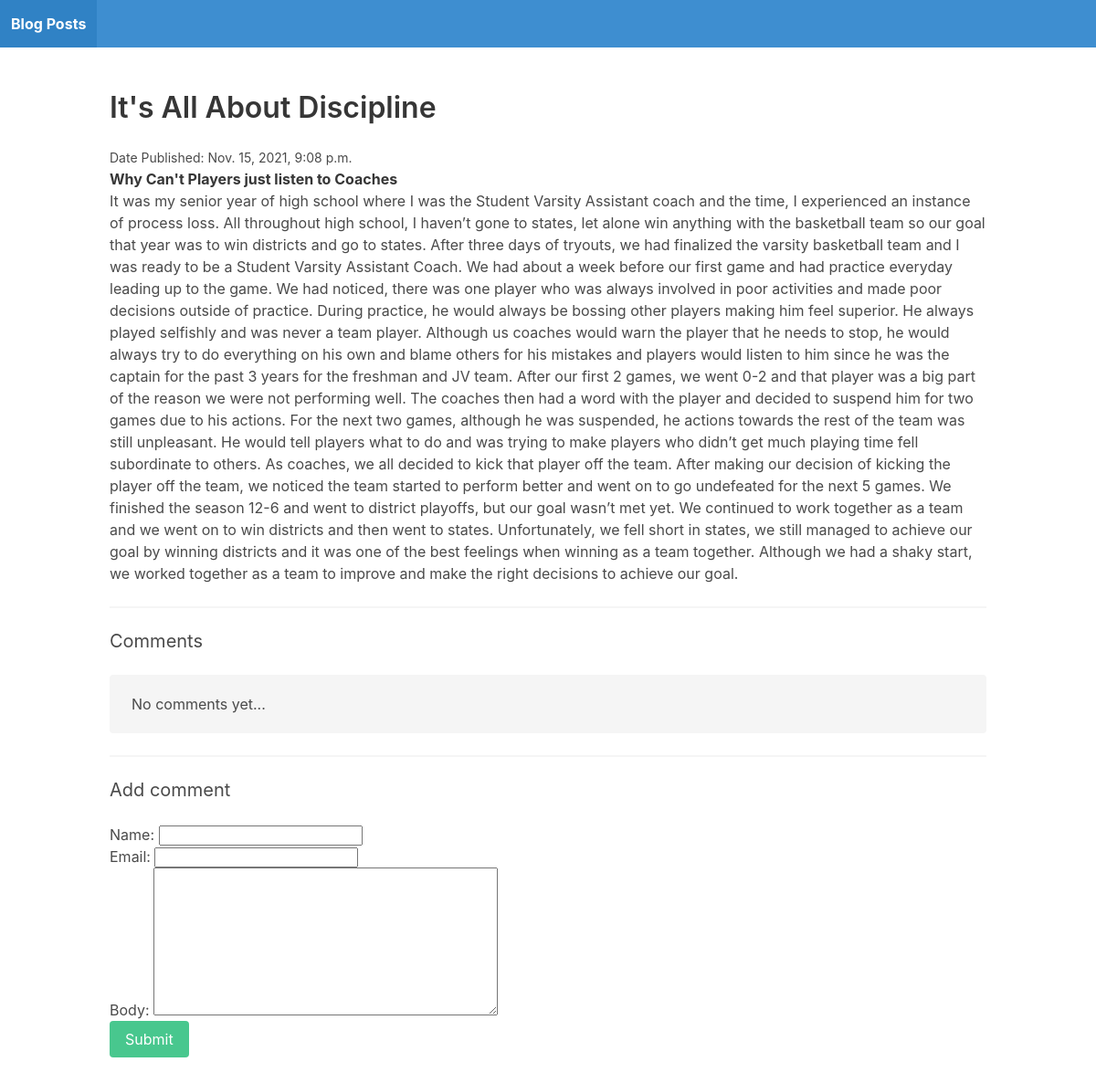
Page /discipline/ on the committed database.
### blog/models.py (models this page shows)
class Post(models.Model):
    title = models.CharField(max_length=255)
    slug = models.SlugField()
    intro = models.TextField()
    body = models.TextField()
    date_added = models.DateTimeField(auto_now_add=True)
    class Meta:
    	ordering = ['-date_added']

### blog/views.py (the view)
# urls.py: path('<slug:slug>/', post_detail, name='post_detail')
def post_detail(request, slug):
    post = Post.objects.get(slug=slug)
    if request.method == 'POST':
    	form = CommentForm(request.POST)
    	if form.is_valid():
    		comment = form.save(commit=False)
    		comment.post = post
    		comment.save()
    		return redirect('post_detail', slug=post.slug)
    else:
    	form = CommentForm()
    return render(request, 'blog/post_detail.html', {'post': post, 'form': form})

### blog/forms.py
class CommentForm(forms.ModelForm):
	class Meta:
		model = Comment
		fields = ['name', 'email', 'body']

### blog/templates/blog/post_detail.html (shortened to what this page needs)
{% extends 'blog/base.html' %}
{% block content %}
	<h1 class="title">{{ post.title }}</h1>
	<small>Date Published: {{ post.date_added }}</small>
	<p><strong>{{ post.intro }}</strong></p>
	<p>{{ post.body }}</p>
	<hr>
    <h2 class="subtitle">Comments</h2>
{% for comment in post.comments.all %}
	<article class="media">
		<div class="media-content">
			<div class="content">
				<p>
					<strong>{{ comment.name }}</strong> <small>{{ comment.date_added|timesince }} ago</small>
					<br>
					{{ comment.body }}
				</p>
			</div>
		</div>
	</article>
{% empty %}
	<div class="notification">
		No comments yet...
	</div>
{% endfor %}
    <hr>
	<h2 class="subtitle">Add comment</h2>
	<form method="post" action=".">
		{{ form.as_p }}
		<div class="field">
			<div class="control">
				<button class="button is-success">Submit</button>
			</div>
		</div>
	</form>
{% endblock %}

### rows in the picture
Post: title "It's All About Discipline", date_added "Nov. 15, 2021, 9:08 p.m.", intro "Why Can't Players just listen to Coaches", body "It was my senior year of high school where I was the Student Varsity Assistant coach and the time, I experienced an instance of process loss. All throughout high school, I haven’t gone to states, let alone win anything with the basketball team so our goal that year was to win districts and go to states. After three days of tryouts, we had finalized the varsity basketball team and I was ready to be a Student Varsity Assistant Coach. We had about a week before our first game and had practice everyday leading up to the game. We had noticed, there was one player who was always involved in poor activities and made poor decisions outside of practice. During practice, he would always be bossing…"
